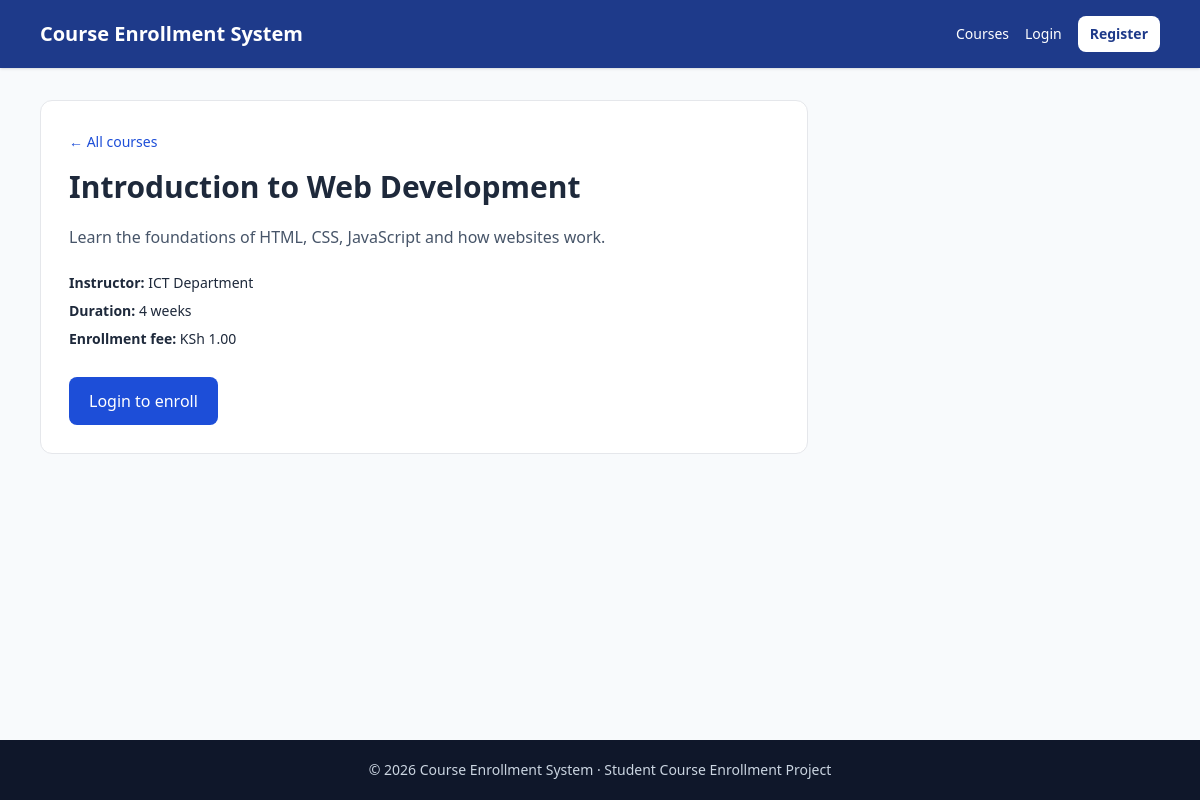
The app's page /course.php?id=1 with its own data.
### tables this page shows
CREATE TABLE IF NOT EXISTS courses (
  id INT UNSIGNED AUTO_INCREMENT PRIMARY KEY,
  title VARCHAR(180) NOT NULL,
  description TEXT NOT NULL,
  instructor VARCHAR(120) DEFAULT 'Course Team',
  duration VARCHAR(80) DEFAULT 'Self-paced',
  is_active TINYINT(1) NOT NULL DEFAULT 1,
  created_at TIMESTAMP DEFAULT CURRENT_TIMESTAMP
);

### config/bootstrap.php (called while the page is built, shortened)
<?php
function e(?string $value): string { return htmlspecialchars($value ?? '', ENT_QUOTES, 'UTF-8'); }
function current_user(): ?array { return $_SESSION['user'] ?? null; }
function money(int $amount): string { return 'KSh ' . number_format($amount, 2); }

### course.php (the view)
<?php require __DIR__.'/config/bootstrap.php';$id=(int)($_GET['id']??0);$s=$pdo->prepare('SELECT * FROM courses WHERE id=? AND is_active=1');$s->execute([$id]);$course=$s->fetch();if(!$course){http_response_code(404);exit('Course not found.');}$page_title=$course['title'];require __DIR__.'/includes/header.php';?>
<div class="max-w-3xl bg-white border rounded-xl p-7"><a class="text-blue-700 text-sm" href="<?= BASE_URL ?>/courses.php">← All courses</a><h1 class="text-3xl font-bold mt-4"><?= e($course['title']) ?></h1><p class="text-slate-600 mt-5"><?= nl2br(e($course['description'])) ?></p><div class="mt-6 text-sm space-y-2"><p><b>Instructor:</b> <?= e($course['instructor']) ?></p><p><b>Duration:</b> <?= e($course['duration']) ?></p><p><b>Enrollment fee:</b> <?= money(ENROLLMENT_FEE) ?></p></div><?php if(current_user()&&current_user()['role']==='student'): ?><a href="<?= BASE_URL ?>/student/pay.php?course_id=<?= (int)$course['id'] ?>" class="inline-block mt-7 bg-blue-700 text-white px-5 py-3 rounded-lg">Enroll for KSh 1</a><?php elseif(!current_user()): ?><a href="<?= BASE_URL ?>/login.php" class="inline-block mt-7 bg-blue-700 text-white px-5 py-3 rounded-lg">Login to enroll</a><?php endif; ?></div><?php require __DIR__.'/includes/footer.php';?>

### records on screen
courses: title "Introduction to Web Development", description "Learn the foundations of HTML, CSS, JavaScript and how websites work.", instructor "ICT Department", duration "4 weeks"

### other values on screen
APP_NAME "Course Enrollment System"
money(ENROLLMENT_FEE) "KSh 1.00"
